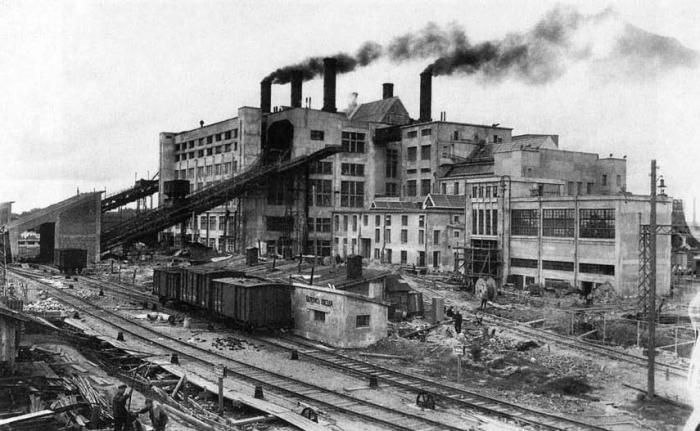
#> input picture assets/tg/img/14448-1.jpg, 700 x 431 px; its folder holds 4 pictures in this run
$ python build-image-index.py
#> lines starting #> are read from the running program, lines starting #| are printed output that depends on the picture
"""
بصمات صور الأرشيف (dHash 64-bit) لكي تتعرّف أداة البحث العكسي فوراً على أي صورة نشرناها سابقاً،
داخل المتصفح وبلا رفع.

    python scripts/build-image-index.py

الناتج: assets/js/image-index.js  →  window.IMG_INDEX = { v, items: [[postId, hash, imagePath], ...] }
الخوارزمية نفسها مطبّقة في assets/js/pages/tool-reverse.js (dhash)، فلا تغيّر واحدة دون الأخرى.
"""
import json, os, re, sys
from PIL import Image, ImageOps

ROOT = os.path.abspath(os.path.join(os.path.dirname(__file__), ".."))

def dhash(path):
#> called with path = 'assets/tg/img/14448-1.jpg'
    im = Image.open(path)
#> im is the input picture: PIL image 700x431 RGB; min 0, max 255, mean 142.1
    im = ImageOps.exif_transpose(im).convert("RGB")
    # 1) shrink so the long side is 256 px  2) grey  3) exact area average down to 9x8
    k = 256 / max(im.width, im.height)
#> k = 0.366
    if k < 1:
        im = im.resize((max(1, round(im.width * k)), max(1, round(im.height * k))), Image.Resampling.BOX)
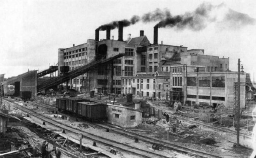
#> im: PIL image 256x158 RGB; min 6, max 255, mean 142.2
    g = im.convert("L").resize((9, 8), Image.Resampling.BOX)
    px = list(g.get_flattened_data() if hasattr(g, "get_flattened_data") else g.getdata())
#> px = 72 values, max 250 at index 0, min 46 at index 30, mean 142.2
    bits = 0
    for y in range(8):
        for x in range(8):
            bits = (bits << 1) | (1 if px[y * 9 + x] > px[y * 9 + x + 1] else 0)
#> after the loop, bits = 17938084579848498184
    return f"{bits:016x}"

items = []
tg = os.path.join(ROOT, "assets", "tg", "img")
for name in sorted(os.listdir(tg)) if os.path.isdir(tg) else []:
    m = re.match(r"^(\d+)-(\d+)\.(jpe?g|png|webp)$", name, re.I)
    if not m:
        continue
    try:
        items.append([f"tg-{m.group(1)}", dhash(os.path.join(tg, name)), f"assets/tg/img/{name}"])
    except Exception as e:
        print("skip", name, e, file=sys.stderr)
#> pass 2 of the loop `for name in sorted(os.listdir(tg)) if os.path.isdir(tg) else []:`:
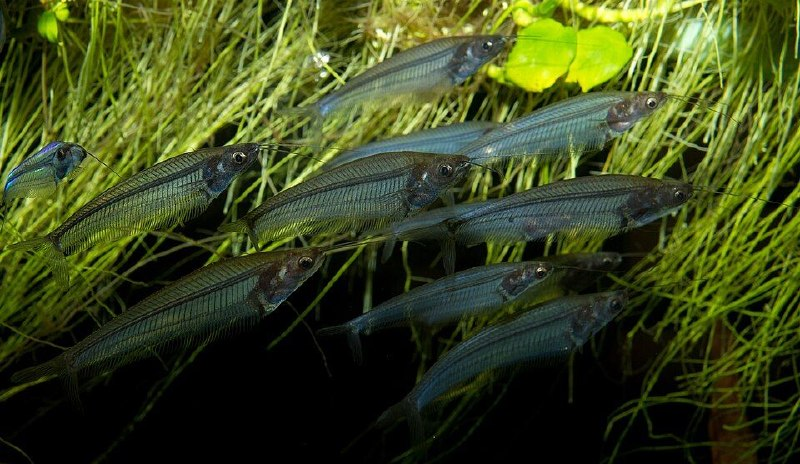
#> input picture assets/tg/img/14468-1.jpg, 800 x 464 px
#> in dhash, im is the input picture: PIL image 800x464 RGB; mean R, G, B 60.7, 71.9, 30
#> in dhash (call 2), `im = im.resize((max(1, round(im.width * k)), max(1, round(im.height * ..`:
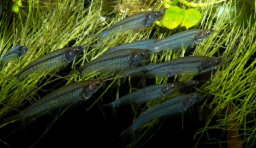
#> im: PIL image 256x148 RGB; mean R, G, B 60.7, 71.9, 30.1
#> px = 72 values, max 170 at index 7, min 0 at index 57, mean 63.58
#> after the loop in dhash (call 2), `for y in range(8):`: bits = 2966567939113018568
#> pass 3 of the loop `for name in sorted(os.listdir(tg)) if os.path.isdir(tg) else []:`:
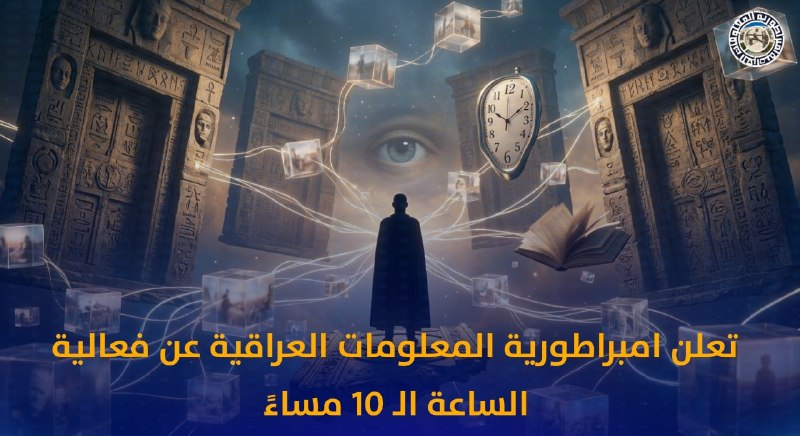
#> input picture assets/tg/img/14471-1.jpg, 800 x 436 px
#> in dhash, im is the input picture: PIL image 800x436 RGB; mean R, G, B 70.7, 71.1, 87.8
#> in dhash (call 3), `im = im.resize((max(1, round(im.width * k)), max(1, round(im.height * ..`:
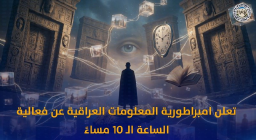
#> im: PIL image 256x140 RGB; mean R, G, B 70.8, 71.2, 87.8
#> px = 72 values, max 134 at index 31, min 29 at index 70, mean 72.85
#> after the loop in dhash (call 3), `for y in range(8):`: bits = 2739902761850589574
#> the loop made 4 passes; the first 3 are shown

og = os.path.join(ROOT, "assets", "img", "og")
for name in sorted(os.listdir(og)) if os.path.isdir(og) else []:
    stem, ext = os.path.splitext(name)
    if stem == "default" or ext.lower() not in (".jpg", ".jpeg", ".png", ".webp"):
        continue
    try:
        items.append([stem, dhash(os.path.join(og, name)), f"assets/img/og/{name}"])
    except Exception as e:
        print("skip", name, e, file=sys.stderr)

out = os.path.join(ROOT, "assets", "js", "image-index.js")
with open(out, "w", encoding="utf-8") as f:
    f.write("/* مولّد تلقائياً بواسطة scripts/build-image-index.py: بصمات صور الأرشيف للبحث العكسي */\n")
    f.write("window.IMG_INDEX=" + json.dumps({"v": 1, "items": items}, ensure_ascii=False, separators=(",", ":")) + ";\n")
print(f"OK: {len(items)} image fingerprints -> assets/js/image-index.js")
